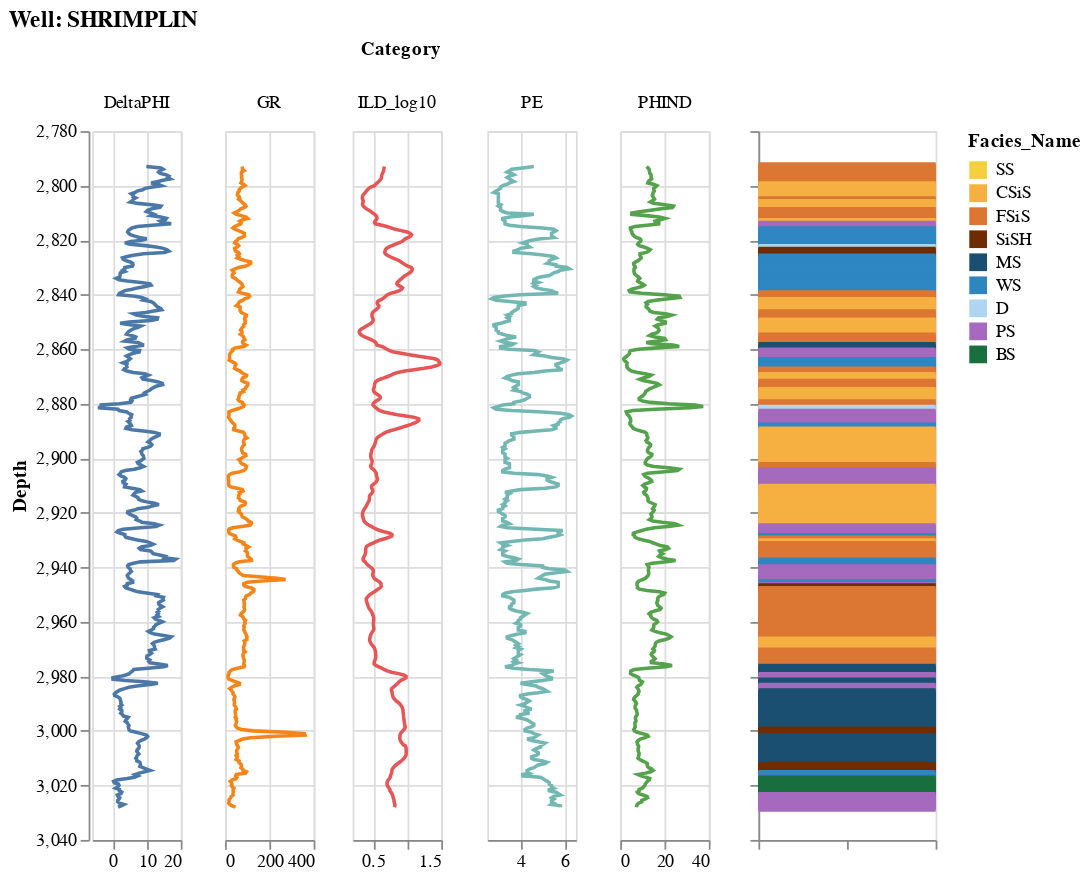

Notebook code cell kept with this figure:
### Code cell
plot_Facies()

### Figure 1 — Vega-Lite specification as saved in the notebook (floating-point values rounded to 4 significant figures; data arrays with more than 128 entries replaced by an {"elided": "..."} marker saying what was removed)
{"config": {"view": {"continuousWidth": 400, "continuousHeight": 300}}, "hconcat": [{"data": {"name": "data-83a2d23d58e072efa9ad0a09f0b501e5"}, "mark": "line", "encoding": {"color": {"type": "nominal", "field": "Category", "legend": null}, "column": {"type": "nominal", "field": "Category"}, "order": {"type": "quantitative", "field": "index"}, "x": {"type": "quantitative", "axis": {"title": null}, "field": "valeur", "scale": {"zero": false}}, "y": {"type": "quantitative", "field": "Depth", "scale": {"reverse": true, "zero": false}}}, "height": 400, "resolve": {"scale": {"x": "independent"}}, "title": "Well: SHRIMPLIN", "transform": [{"filter": "(datum.Category !== 'Facies_Name')"}], "width": 50}, {"data": {"name": "data-7c449ba940e6d97f24d0b241b2e9fc92"}, "mark": "bar", "encoding": {"color": {"type": "nominal", "field": "Facies_Name", "scale": {"domain": ["SS", "CSiS", "FSiS", "SiSH", "MS", "WS", "D", "PS", "BS"], "range": ["#F4D03F", "#F5B041", "#DC7633", "#6E2C00", "#1B4F72", "#2E86C1", "#AED6F1", "#A569BD", "#196F3D"]}}, "x": {"type": "quantitative", "aggregate": "count", "axis": {"grid": false, "labels": false, "title": null}}, "y": {"type": "quantitative", "axis": {"labels": false, "title": null}, "field": "Depth", "scale": {"reverse": true}}}, "height": 400, "width": 100}], "resolve": {"scale": {"color": "independent"}}, "$schema": "https://vega.github.io/schema/vega-lite/v4.8.1.json", "datasets": {"data-83a2d23d58e072efa9ad0a09f0b501e5": {"elided": "2820 records"}, "data-7c449ba940e6d97f24d0b241b2e9fc92": {"elided": "470 records"}}}
